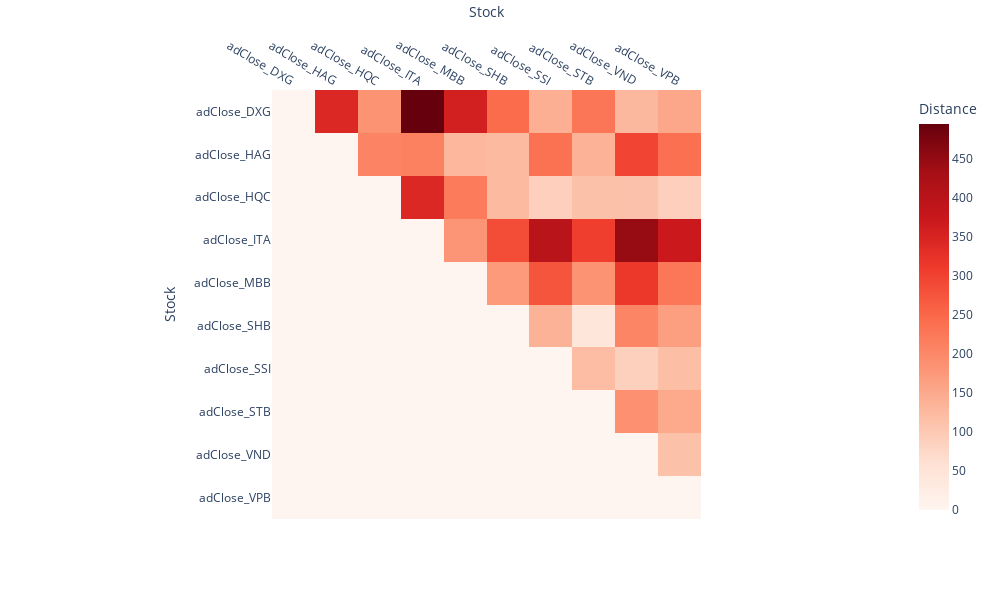

Notebook source saved alongside this figure:
### Markdown cell above
## **Gatev Distance Approach Pairs Formation**

### Code cell
gatev_dist.gatev_distance_matrix(df_finance_cum_daily_returns_train_first_period)

### Figure 1 — Plotly figure (JSON) as saved in the notebook; plotly's stock layout.template omitted (floating-point values rounded to 4 significant figures)
{"data": [{"coloraxis": "coloraxis", "hovertemplate": "Stock: %{x}<br>Stock: %{y}<br>Distance: %{z}<extra></extra>", "name": "0", "type": "heatmap", "x": ["adClose_DXG", "adClose_HAG", "adClose_HQC", "adClose_ITA", "adClose_MBB", "adClose_SHB", "adClose_SSI", "adClose_STB", "adClose_VND", "adClose_VPB"], "xaxis": "x", "y": ["adClose_DXG", "adClose_HAG", "adClose_HQC", "adClose_ITA", "adClose_MBB", "adClose_SHB", "adClose_SSI", "adClose_STB", "adClose_VND", "adClose_VPB"], "yaxis": "y", "z": [[0, 342.3, 184.7, 495.1, 359.4, 244.4, 141.7, 228.8, 128, 154.4], [0, 0, 206.6, 211.3, 129.4, 123.5, 235.3, 138.1, 298, 237.7], [0, 0, 0, 342.7, 221.1, 124.3, 90, 113.7, 113, 89.7], [0, 0, 0, 0, 180.6, 286.4, 400.9, 305.5, 447, 371.6], [0, 0, 0, 0, 0, 173.8, 274.6, 184.8, 314, 227.3], [0, 0, 0, 0, 0, 0, 138, 43, 206.4, 165.6], [0, 0, 0, 0, 0, 0, 0, 120.2, 88.3, 118.9], [0, 0, 0, 0, 0, 0, 0, 0, 189.3, 151.5], [0, 0, 0, 0, 0, 0, 0, 0, 0, 113.8], [0, 0, 0, 0, 0, 0, 0, 0, 0, 0]]}], "layout": {"coloraxis": {"colorbar": {"title": {"text": "Distance"}}, "colorscale": [[0, "rgb(255,245,240)"], [0.125, "rgb(254,224,210)"], [0.25, "rgb(252,187,161)"], [0.375, "rgb(252,146,114)"], [0.5, "rgb(251,106,74)"], [0.625, "rgb(239,59,44)"], [0.75, "rgb(203,24,29)"], [0.875, "rgb(165,15,21)"], [1, "rgb(103,0,13)"]]}, "height": 600, "margin": {"t": 60}, "width": 1000, "xaxis": {"anchor": "y", "constrain": "domain", "domain": [0, 1], "scaleanchor": "y", "side": "top", "title": {"text": "Stock"}}, "yaxis": {"anchor": "x", "autorange": "reversed", "constrain": "domain", "domain": [0, 1], "title": {"text": "Stock"}}}}
